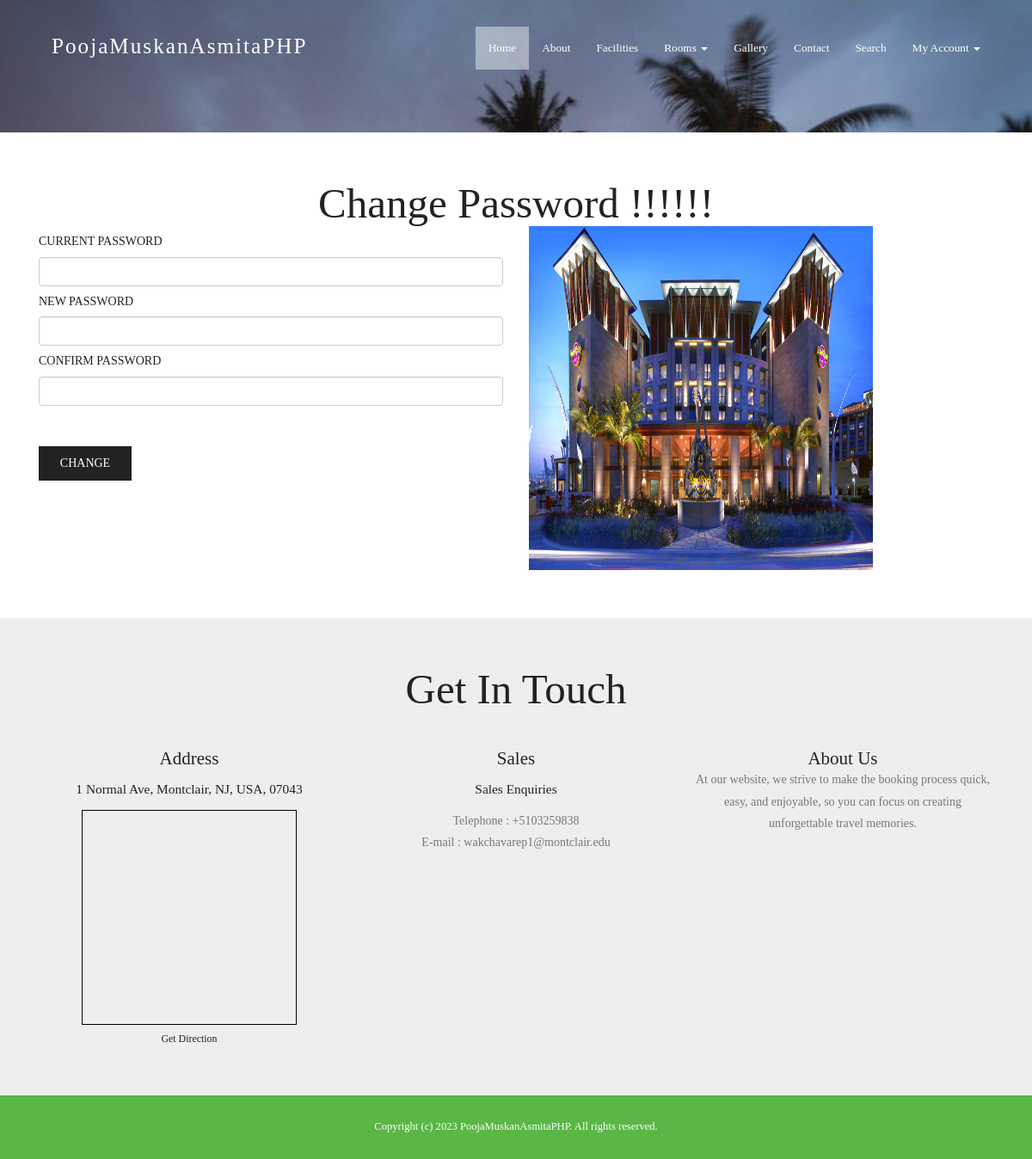
Page /change-password.php (signed in) on the committed database.
### tables this page shows
CREATE TABLE `tblpage` (
  `ID` int(10) NOT NULL,
  `PageType` varchar(120) DEFAULT NULL,
  `PageTitle` varchar(200) DEFAULT NULL,
  `PageDescription` mediumtext DEFAULT NULL,
  `PageDescription2` varchar(500) NOT NULL,
  `Email` varchar(120) DEFAULT NULL,
  `MobileNumber` bigint(10) DEFAULT NULL,
  `UpdationDate` timestamp NULL DEFAULT NULL ON UPDATE current_timestamp()
);

### includes/getintouch.php (the view)
<div class="touch-section">
					<div class="container">
						<h3>get in touch</h3>
						<div class="touch-grids">
							<?php
$sql="SELECT * from tblpage where PageType='contactus'";
$query = $dbh -> prepare($sql);
$query->execute();
$results=$query->fetchAll(PDO::FETCH_OBJ);
$cnt=1;
if($query->rowCount() > 0)
{
foreach($results as $row)
{               ?>
							<div class="col-md-4 touch-grid">
								<h4>address</h4>
								<h5><?php  echo htmlentities($row->PageDescription);?></h5>
								<div>
									<iframe width="250" height="250" frameborder="0" scrolling="no" marginheight="0" marginwidth="0" src="https://www.openstreetmap.org/export/embed.html?bbox=-74.22032833099367%2C40.85274125306508%2C-74.17355060577394%2C40.87682284550599&amp;layer=mapnik&amp;marker=40.864783143872174%2C-74.19693946838379" style="border: 1px solid black"></iframe><br/><small><a href="https://www.google.co.in/maps/dir//Montclair+State+University,+1+Normal+Ave,+Montclair,+NJ+07043/@40.8666026,-74.199832,17z/data=!4m8!4m7!1m0!1m5!1m1!1s0x89c2fe352883ec55:0xeece028744cfc9ae!2m2!1d-74.1976433!2d40.8666026">Get Direction</a></small>
								</div>
							</div>
							<div class="col-md-4 touch-grid">
								<h4>Sales</h4>
								<h5>Sales Enquiries</h5>
								<p>Telephone : +<?php  echo htmlentities($row->MobileNumber);?></p>
							<p>E-mail : <?php  echo htmlentities($row->Email);?></p>
							</div><?php $cnt=$cnt+1;}} ?>
							<div class="col-md-4 touch-grid">
								<?php
$sql="SELECT * from tblpage where PageType='aboutus'";
$query = $dbh -> prepare($sql);
$query->execute();
$results=$query->fetchAll(PDO::FETCH_OBJ);
$cnt=1;
if($query->rowCount() > 0)
{
foreach($results as $row)
{               ?>
							<h4><?php  echo htmlentities($row->PageTitle);?></h4>
								<p><?php  echo htmlentities($row->PageDescription2);?></p>
							</div><?php $cnt=$cnt+1;}} ?>
							<div class="clearfix"></div>
						</div>
					</div>
					</div>

### css/style.css (style rules this page uses)
body a { transition:0.5s all; -webkit-transition:0.5s all; -moz-transition:0.5s all; -o-transition:0.5s all; -ms-transition:0.5s all; }
h1,h2,h3,h4,h5,h6 { padding:0 0; margin:0 0; }
p { padding:0 0; margin:0 0; }
body { padding:0 0; margin:0 0; font-family: 'American Typewriter' }
.touch-section { padding: 4em 0; text-align: center; background-color: #eee; }
.touch-grids { margin-top: 3em; }
.touch-grid h4 { font-size: 1.5em; color: #222; text-transform: capitalize; }
.touch-section h3 { font-size: 3.5em; text-transform: capitalize; font-family: 'American Typewriter'; color: #222; }
.touch-grid h5 { font-size: 1.1em; padding: 1em 0; color: #222; }
.touch-grid p { font-size: 1em; line-height: 1.8em; color: #777; }

### rows in the picture
tblpage: PageDescription "1 Normal Ave, Montclair, NJ, USA, 07043", MobileNumber "5103259838", Email "wakchavarep1@montclair.edu"
tblpage: PageTitle "About Us", PageDescription2 "At our website, we strive to make the booking process quick, easy, and enjoyable, so you can focus on creating unforgettable travel memories."
